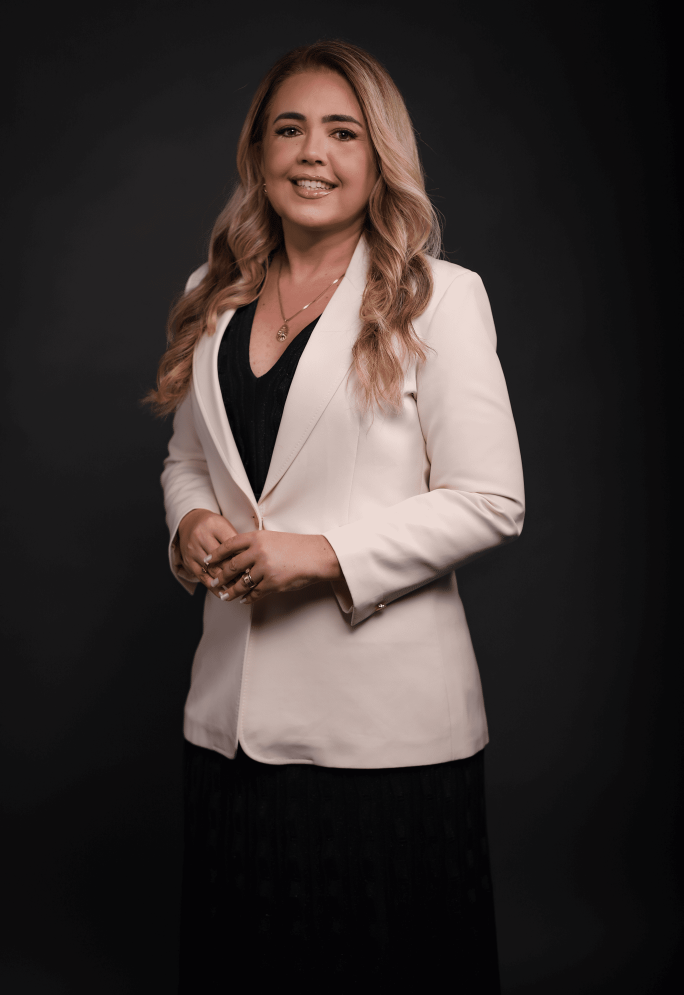
#> input picture Imagem PNG 14.png, 2051 x 2985 px, given in place of avatar_dradaniely_oficial.png, which was not available (shown at 1/3 size)
$ python tmp_fix_slide2_avatar_badge.py
#> lines starting #> are read from the running program, lines starting #| are printed output that depends on the picture; after the words box and inside, x2 and y2 are one past the last pixel; in counts of white or black regions, pixels touching at a corner belong together; pictures that were not available may be replaced by others from this repository, and a replacement may not be noted
from pathlib import Path
from PIL import Image, ImageDraw, ImageFont

# Config
W, H = 1080, 1350
BG = (0, 0, 0)
WHITE = (255, 255, 255)
GRAY = (140, 150, 145)
VERIFIED_BG = (29, 155, 240)
MARGIN_L = 64
MARGIN_R = 64
AVATAR_SIZE = 56
NAME_SIZE = 30
HANDLE_SIZE = 26
BODY_SIZE = 34

SKILL_DIR = Path('/root/.openclaw/workspace/skills/tweet-carrossel')
FONT_BOLD = SKILL_DIR / 'assets/DejaVuSans-Bold.ttf'
FONT_REG = SKILL_DIR / 'assets/DejaVuSans.ttf'

def get_font(size, bold=False):
    path = FONT_BOLD if bold else FONT_REG
    if path.exists():
        return ImageFont.truetype(str(path), size)
    sys_bold = '/usr/share/fonts/truetype/dejavu/DejaVuSans-Bold.ttf'
    sys_reg = '/usr/share/fonts/truetype/dejavu/DejaVuSans.ttf'
    try:
        return ImageFont.truetype(sys_bold if bold else sys_reg, size)
    except:
        return ImageFont.load_default()

def make_circular_avatar(path, size):
#> called with size = 56
    av = Image.open(path).convert('RGBA').resize((size, size), Image.LANCZOS)
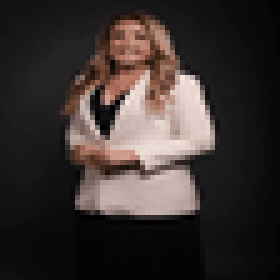
#> av: PIL image 56x56 RGBA (shown 5 times larger); mean R, G, B, A 58, 50, 48.2, 255
    mask = Image.new('L', (size, size), 0)
#> mask: PIL image 56x56 L; every value is 0
    ImageDraw.Draw(mask).ellipse((0, 0, size, size), fill=255)
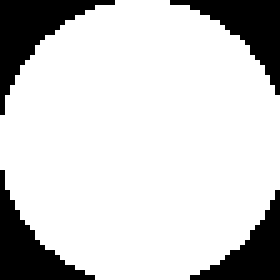
#> mask: PIL image 56x56 L (shown 5 times larger); 80.7% white; 4 black regions, box (x1, y1, x2, y2) and area: (0, 0, 23, 23) 174, (34, 0, 56, 19) 151, (0, 34, 19, 56) 151, (38, 38, 56, 56) 129
    out = Image.new('RGBA', (size, size), (0, 0, 0, 0))
#> out: PIL image 56x56 RGBA; every value is 0
    out.paste(av, mask=mask)
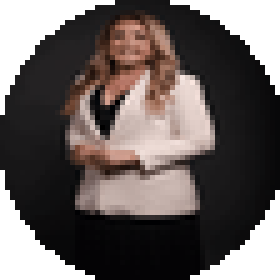
#> out: PIL image 56x56 RGBA (shown 5 times larger); mean R, G, B, A 55.2, 47.3, 45.3, 205.8; transparent parts drawn white
    return out

def draw_verified(draw, x, y, size=18):
    draw.ellipse((x, y, x+size, y+size), fill=VERIFIED_BG)
    cx, cy = x + size//2, y + size//2
    draw.line([(cx-4, cy), (cx-1, cy+3)], fill=WHITE, width=2)
    draw.line([(cx-1, cy+3), (cx+4, cy-3)], fill=WHITE, width=2)

def wrap_text(text, font, max_width):
    d = ImageDraw.Draw(Image.new('RGB', (1, 1)))
    words = text.split(' ')
    lines, current = [], ''
    for w in words:
        test = (current + ' ' + w).strip()
        if d.textbbox((0, 0), test, font=font)[2] <= max_width:
            current = test
        else:
            if current:
                lines.append(current)
            current = w
    if current:
        lines.append(current)
    return lines

# Avatar oficial
avatar_path = Path('/root/.openclaw/media/inbound/avatar_dradaniely_oficial.png')
av = make_circular_avatar(avatar_path, AVATAR_SIZE)

name = 'Dra. Daniely Freitas'
handle = '@dradaniely.freitas'
paragraphs = [
    'E se eu te dissesse que um aminoácido simples pode:',
    '',
    '→ Aumentar sua expectativa de vida',
    '→ Apagar a inflamação crônica',
    '→ Curar seu intestino',
    '→ Fazer você dormir como um bebê'
]

font_name = get_font(NAME_SIZE, bold=True)
font_handle = get_font(HANDLE_SIZE)
font_body = get_font(BODY_SIZE)
max_text_w = W - MARGIN_L - MARGIN_R

# Measure
fh_body = ImageDraw.Draw(Image.new('RGB', (1, 1))).textbbox((0, 0), 'A', font=font_body)[3]
fh_name = ImageDraw.Draw(Image.new('RGB', (1, 1))).textbbox((0, 0), 'A', font=font_name)[3]
fh_handle = ImageDraw.Draw(Image.new('RGB', (1, 1))).textbbox((0, 0), 'A', font=font_handle)[3]
lh = int(fh_body * 1.45)
header_h = max(AVATAR_SIZE, fh_name + 8 + fh_handle)

body_h = 0
for i, para in enumerate(paragraphs):
    if i > 0:
        body_h += int(fh_body * 0.5) if para == '' else int(fh_body * 0.8)
    if para == '':
        body_h += int(fh_body * 0.5)
        continue
    body_h += len(wrap_text(para, font_body, max_text_w)) * lh

total_h = header_h + 28 + body_h
y_start = max(40, (H - total_h) // 2)

# Render
img = Image.new('RGB', (W, H), BG)
#> img: PIL image 1080x1350 RGB; every value is 0
img_rgba = img.convert('RGBA')
img_rgba.paste(av, (MARGIN_L, y_start), av)
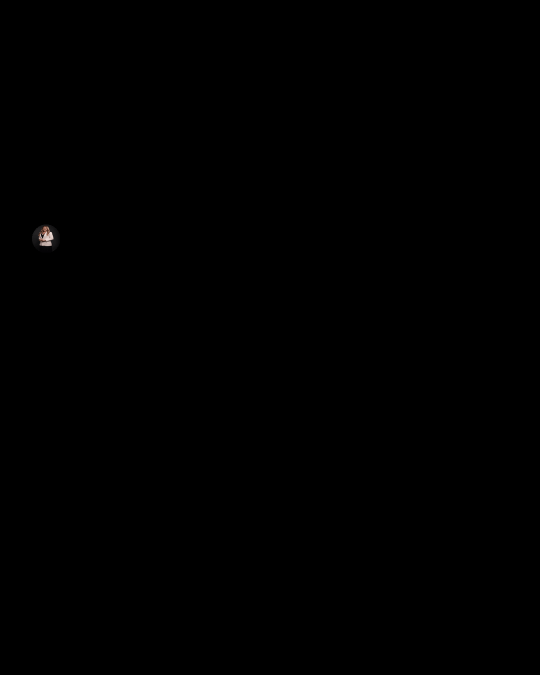
#> img_rgba: PIL image 1080x1350 RGBA (shown at 1/2 size); mean R, G, B, A 0.1, 0.1, 0.1, 255
img = img_rgba.convert('RGB')
draw = ImageDraw.Draw(img)

# Name with proper spacing for verified badge
name_x = MARGIN_L + AVATAR_SIZE + 14
name_y = y_start + 2
draw.text((name_x, name_y), name, font=font_name, fill=WHITE)

# Badge positioned with more margin to avoid overlap
nb = draw.textbbox((name_x, name_y), name, font=font_name)
#> nb = (134, 456, 470, 485)
badge_x = nb[2] + 10  # increased from 6 to 10
#> badge_x = 480
badge_y = name_y + 6
draw_verified(draw, badge_x, badge_y, 18)
#> in draw_verified, `cx, cy = x + size//2, y + size//2`: cx = 489; cy = 466

# Handle
draw.text((name_x, name_y + fh_name + 6), handle, font=font_handle, fill=GRAY)

# Body
body_y = y_start + header_h + 28
for i, para in enumerate(paragraphs):
    if para == '':
        body_y += int(fh_body * 0.5)
        continue
    if i > 0:
        body_y += int(fh_body * 0.8)
    lines = wrap_text(para, font_body, max_text_w)
    for line in lines:
        draw.text((MARGIN_L, body_y), line, font=font_body, fill=WHITE)
        body_y += lh
#> after the loop, body_y = 884

out_path = Path('/root/cerebro-vital-slim/deliverables/slide_02_fixed_avatar_badge.jpg')
img.save(out_path, 'JPEG', quality=90, optimize=True, progressive=True)
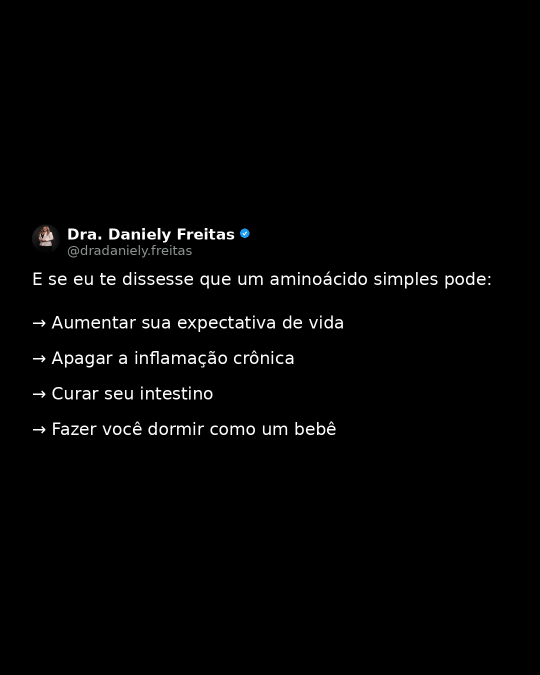
#> saved as slide_02_fixed_avatar_badge.jpg: PIL image 1080x1350 RGB (shown at 1/2 size); mean R, G, B 4.3, 4.3, 4.3
print(out_path)

$ run again, on Imagem PNG 7.png
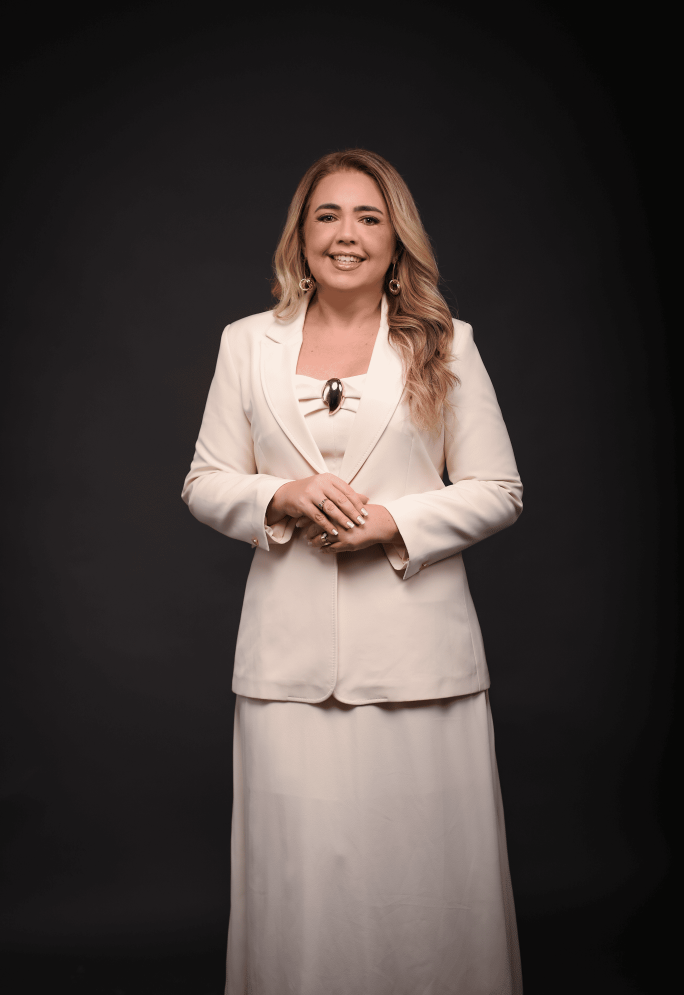
#> input picture Imagem PNG 7.png, 2051 x 2985 px, given in place of avatar_dradaniely_oficial.png, which was not available (shown at 1/3 size)
#> in make_circular_avatar, `av = Image.open(path).convert('RGBA').resize((size, size), Image.LANCZ..`:
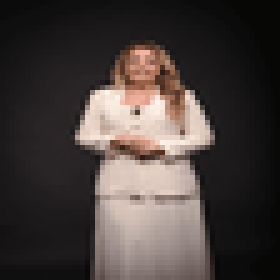
#> av: PIL image 56x56 RGBA (shown 5 times larger); mean R, G, B, A 71.4, 62.8, 60.1, 255
#> in make_circular_avatar, `out.paste(av, mask=mask)`:
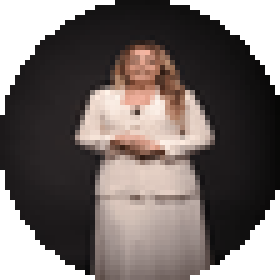
#> out: PIL image 56x56 RGBA (shown 5 times larger); mean R, G, B, A 68.3, 59.9, 57.2, 205.8; transparent parts drawn white
#> nb = (134, 456, 470, 485)
#> badge_x = 480
#> cx = 489; cy = 466
#> after the loop `for i, para in enumerate(paragraphs):`: body_y = 884
